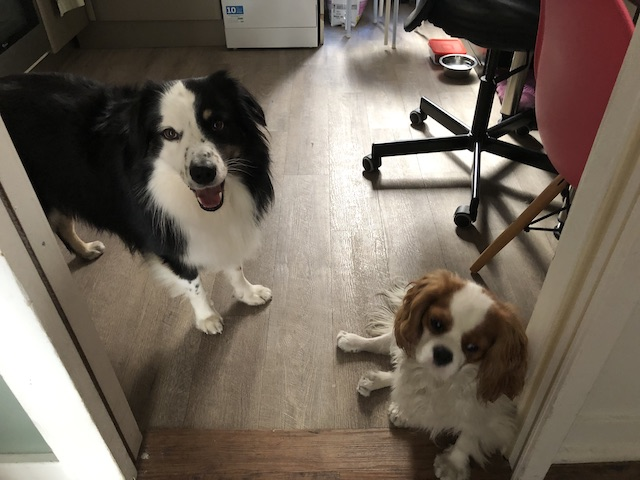
#> input picture semantic/checkpoint/example.jpg, 640 x 480 px; its folder holds only this picture in this run
$ python -i preprocess_brightness.py   (imports and definitions only)
#> lines starting #> are read from the running program, lines starting #| are printed output that depends on the picture; after the words box and inside, x2 and y2 are one past the last pixel; in counts of white or black regions, pixels touching at a corner belong together
#> further down, picture is the input picture: shape (480, 640, 3); mean B, G, R 90.8, 102.5, 113.5
import cv2
import numpy as np
import os
from pathlib import Path
from tqdm import tqdm

def adjust_image_brightness(image,
                           bright_threshold=230,  # 过亮阈值
                           dark_threshold=30,     # 过暗阈值
                           bright_reduction=0.7,  # 过亮区域调暗系数
                           dark_enhancement=1.5,  # 过暗区域提亮系数
                           clip_limit=2.0,        # CLAHE的对比度限制
                           grid_size=8):          # CLAHE的网格大小
    """
    调整图像亮度，使过亮区域变暗，过暗区域提亮

    Args:
        image: 输入图像 (BGR格式)
        bright_threshold: 过亮阈值 (0-255)
        dark_threshold: 过暗阈值 (0-255)
        bright_reduction: 过亮区域调暗系数
        dark_enhancement: 过暗区域提亮系数
        clip_limit: CLAHE对比度限制
        grid_size: CLAHE网格大小

    Returns:
        调整后的图像
    """
#> called with bright_threshold = 230, dark_threshold = 30, bright_reduction = 0.7, dark_enhancement = 1.5, clip_limit = 2, grid_size = 8
    # 转换为LAB颜色空间，分离亮度通道 （把RGB转换成LAB，L指的是亮度；这样就可以对亮度操作了）
    lab = cv2.cvtColor(image, cv2.COLOR_BGR2LAB)
#> lab: shape (480, 640, 3); mean of channels 0, 1, 2 109.1, 130.5, 136.4
    l_channel, a_channel, b_channel = cv2.split(lab)
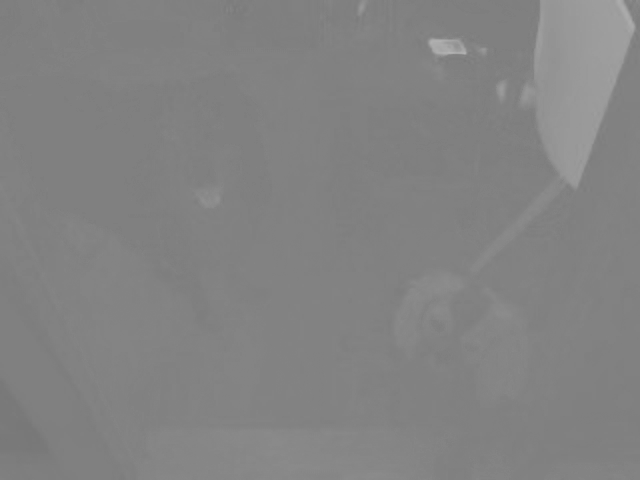
#> a_channel: shape (480, 640); min 120, max 180, mean 130.5

    # 方法1: 使用CLAHE(对比度受限的自适应直方图均衡化)增强暗部
    clahe = cv2.createCLAHE(clipLimit=clip_limit, tileGridSize=(grid_size, grid_size))
    l_clahe = clahe.apply(l_channel)

    # 方法2: 检测并调整过亮区域
    # 创建过亮区域的掩码
    bright_mask = l_channel > bright_threshold
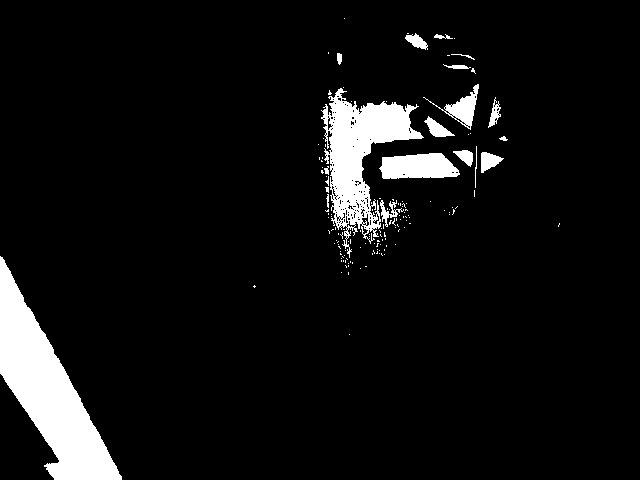
#> bright_mask: shape (480, 640) bool; 7% white; 145 white regions (127 under 20 px), largest, box (x1, y1, x2, y2) and area: (0, 256, 122, 480) 10527, (321, 88, 424, 258) 6549, (379, 153, 460, 179) 1650

    # 如果有过亮区域，将其调暗
    if np.any(bright_mask):
        # 对过亮区域进行调暗
        l_adjusted = l_channel.copy().astype(np.float32)
        l_adjusted[bright_mask] = l_adjusted[bright_mask] * bright_reduction
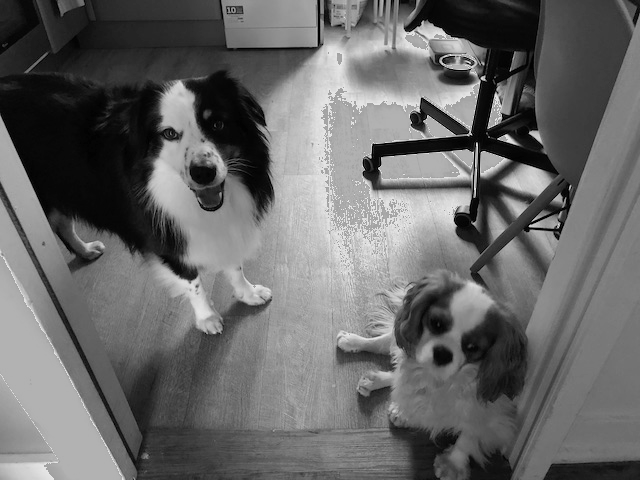
#> l_adjusted: shape (480, 640) float32; min 0, max 230, mean 103.9
        l_adjusted = np.clip(l_adjusted, 0, 255).astype(np.uint8)

        # 将CLAHE结果和调整结果融合
        # 对过亮区域使用调整后的亮度，其他区域使用CLAHE增强的结果
        l_result = l_clahe.copy()
        l_result[bright_mask] = l_adjusted[bright_mask]
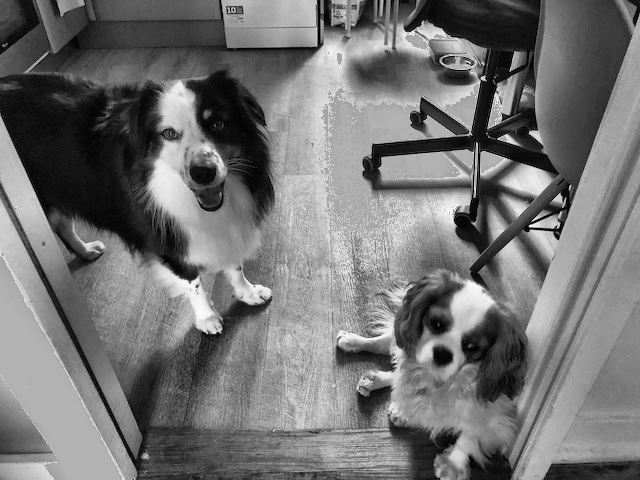
#> l_result: shape (480, 640); min 0, max 251, mean 115.1
    else:
        l_result = l_clahe

    # 方法3: 增强过暗区域的细节
    # 检测过暗区域
    dark_mask = l_channel < dark_threshold
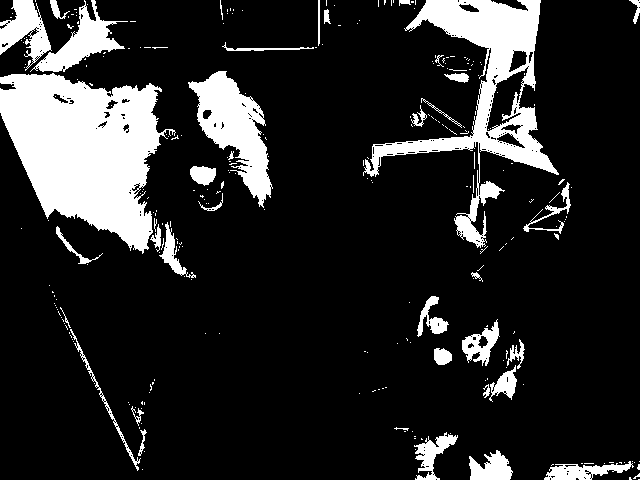
#> dark_mask: shape (480, 640) bool; 15.8% white; 273 white regions (234 under 20 px), largest, box (x1, y1, x2, y2) and area: (0, 73, 176, 254) 19014, (363, 0, 559, 248) 11494, (188, 71, 273, 208) 5004

    if np.any(dark_mask):
        # 对过暗区域进行提亮
        l_result_f = l_result.copy().astype(np.float32)
        l_result_f[dark_mask] = l_result_f[dark_mask] * dark_enhancement
#> l_result_f: shape (480, 640) float32; min 0, max 251, mean 116.9
        l_result = np.clip(l_result_f, 0, 255).astype(np.uint8)

    # 方法4: 使用伽马校正进行全局亮度调整
    # 计算图像平均亮度
    mean_brightness = np.mean(l_result)
#> mean_brightness = 116.9

    # 根据平均亮度调整伽马值
    if mean_brightness < 100:  # 图像偏暗
        gamma = 0.8  # 提亮
    elif mean_brightness > 150:  # 图像偏亮
        gamma = 1.2  # 压暗
    else:  # 亮度适中
        gamma = 1.0

    if gamma != 1.0:
        # 应用伽马校正
        l_result_f = l_result.copy().astype(np.float32) / 255.0
        l_result_f = np.power(l_result_f, gamma)
        l_result = (l_result_f * 255).astype(np.uint8)

    # 方法5: 使用局部对比度增强
    # 创建局部对比度增强的核
    kernel = np.array([[-1, -1, -1],
                       [-1,  9, -1],
                       [-1, -1, -1]])

    # 应用局部对比度增强
    l_enhanced = cv2.filter2D(l_result, -1, kernel)
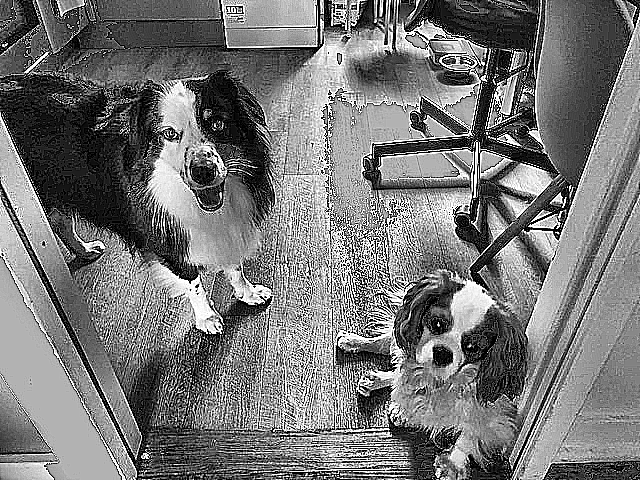
#> l_enhanced: shape (480, 640); min 0, max 255, mean 118.4

    # 将增强的细节融合到原亮度通道
    alpha = 0.3  # 融合权重
    l_final = cv2.addWeighted(l_result, 1 - alpha, l_enhanced, alpha, 0)

    # 将处理后的亮度通道与原始的a、b通道合并
    lab_adjusted = cv2.merge([l_final, a_channel, b_channel])
#> lab_adjusted: shape (480, 640, 3); mean of channels 0, 1, 2 117.3, 130.5, 136.4

    # 转换回BGR颜色空间
    result = cv2.cvtColor(lab_adjusted, cv2.COLOR_LAB2BGR)
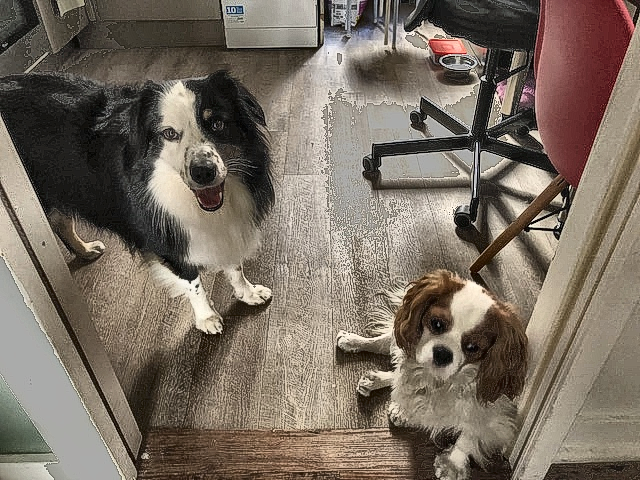
#> result: shape (480, 640, 3); mean B, G, R 97.8, 109.8, 121.2

    return result

# [70 lines left out: function adjust_brightness_in_folder, not called in this run]

# 使用示例
# [20 lines not run here, left out]


>>> import cv2
>>> picture = cv2.imread('../../semantic/checkpoint/example.jpg')
>>> result = adjust_image_brightness(picture)
